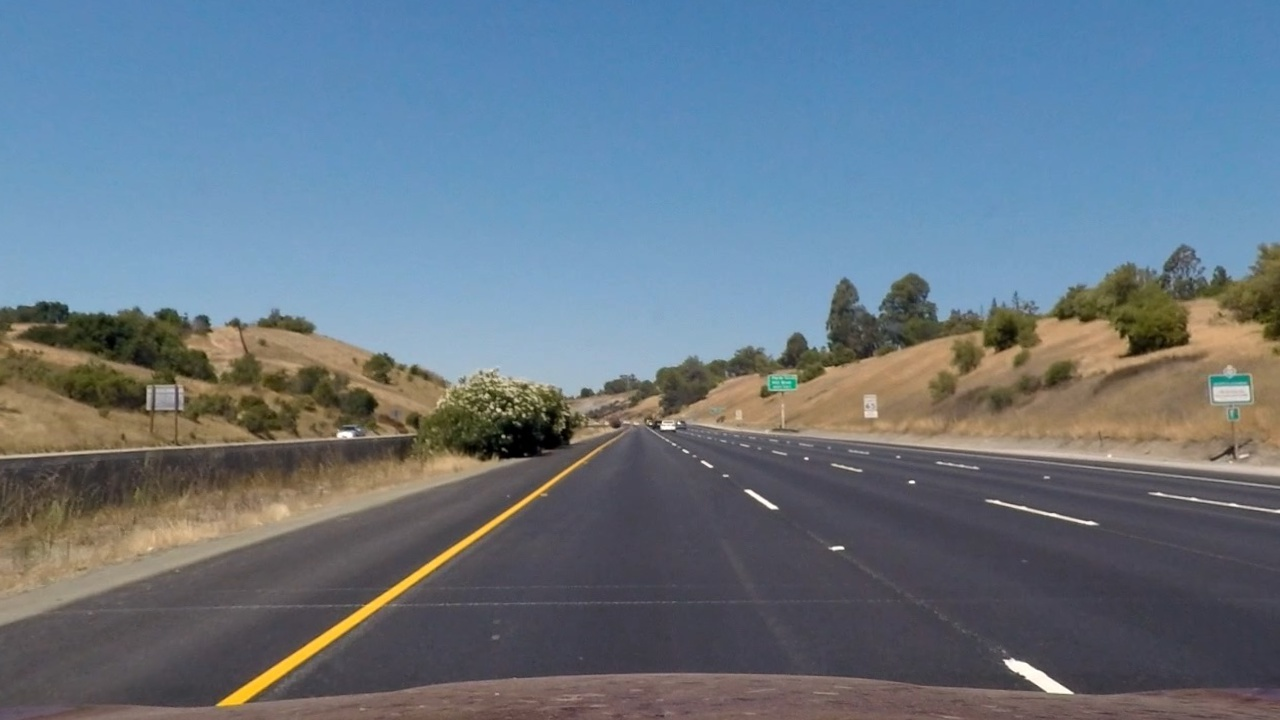
#> input picture output_images/undistorted_images/straight_lines1.jpg, 1280 x 720 px
$ python perspective_transformation.py   (older library calls are emulated)
#> lines starting #> are read from the running program, lines starting #| are printed output that depends on the picture
### helper_functions.py
import os
import cv2
import shutil
import numpy as np

SCREENSIZE = (16, 8.5)
IM_SIZE = (1280, 720)
VARS_PATH = 'output_images/'

CALIB_IMS = 'camera_cal/'
CORNER_IMS = 'output_images/cam_calibration_images/'
CHESS_X = 9
CHESS_Y = 6
TRANS_IMS = 'output_images/perspective_transformation_images/'
STRAIGHT_IMS = ('output_images/undistorted_images/straight_lines1.jpg',
                'output_images/undistorted_images/straight_lines2.jpg')

TEST_IMS = '../test_images/'
UNDIST_IMS = '../output_images/undistorted_images/'

GRAD_THRESH_IMS = '../output_images/gradient_thresholded_images/'
COLOR_THRESH_IMS = '../output_images/color_thresholded_images/'
THRESH_IMS = '../output_images/combined_threshold_images/'

WARPED_IMS = '../output_images/warped_images/'

YM_PER_PIX = 30/720  # meters per pixel in y dimension
XM_PER_PIX = 3.7/700  # meters per pixel in x dimension
DETECT_IMS = '../output_images/lane_detection_images/'


# [11 lines left out: function load_images_as_rgb, not called in this run]


def create_or_rewrite(folder_name):
    if os.path.exists(folder_name):
        shutil.rmtree(folder_name)
    os.makedirs(folder_name)


# [56 lines left out: functions undistort, abs_sobel_threshold, mag_threshold, dir_threshold, not called in this run]


def draw_lines(img, lines, color=[255, 0, 0], thickness=2):
    # Draws `lines` with `color` and `thickness`. Lines are drawn on the image inplace (mutates the image).
    # For semi-transparent lines, think about combining this function with the weighted_img() function below
    for line in lines:
        for x1, y1, x2, y2 in line:
            x1 = round(x1)
            x2 = round(x2)
            y1 = round(y1)
            y2 = round(y2)
            cv2.line(img, (x1, y1), (x2, y2), color, thickness)


# [205 lines left out: functions rgb_select, hls_select, ycrcb_select, lab_select, sliding_windows, window_mask and 6 more, not called in this run]

### perspective_transformation.py
import pickle
import matplotlib.pyplot as plt
from helper_functions import *

create_or_rewrite(TRANS_IMS)                       # create directory for choosing best transformation

########################################################################################################################

ctes = range(100, 190)
for cte in ctes:
    straight1 = cv2.imread(STRAIGHT_IMS[0])
#> straight1 is the input picture: shape (720, 1280, 3); mean B, G, R 131.6, 118.3, 103.6
    straight1 = cv2.cvtColor(straight1, cv2.COLOR_BGR2RGB)
    straight2 = cv2.imread(STRAIGHT_IMS[1])
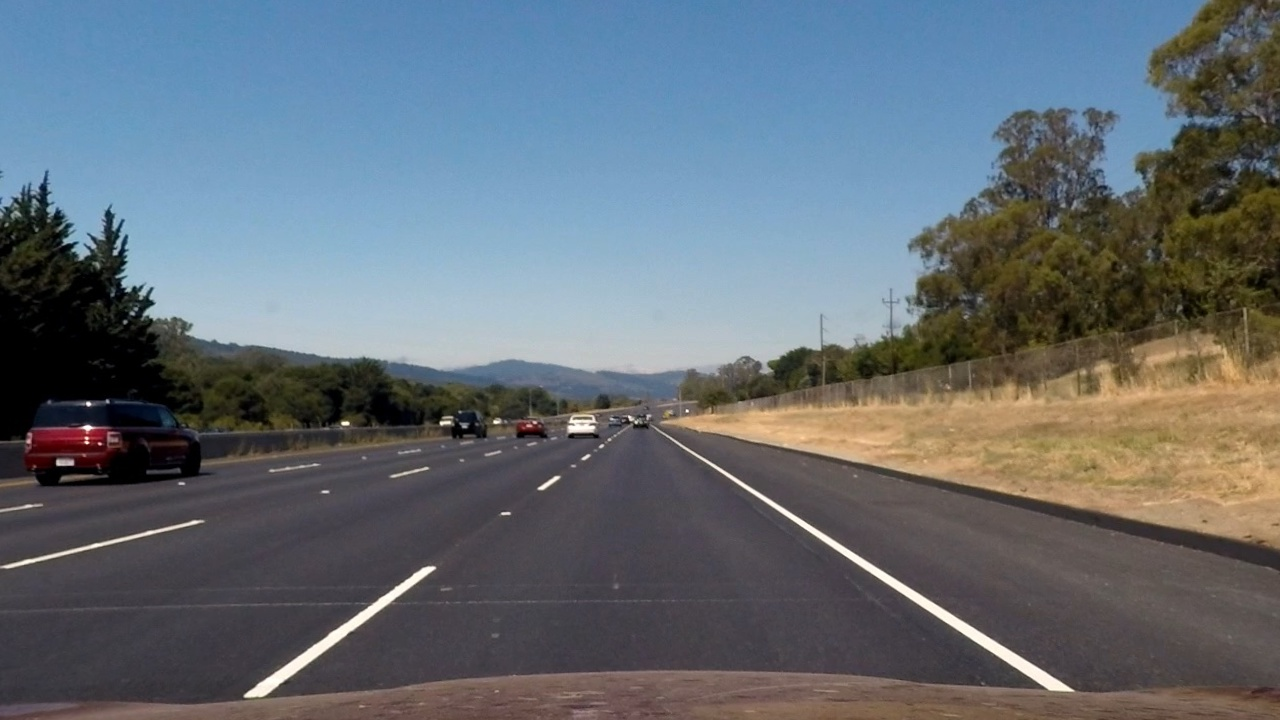
#> input picture output_images/undistorted_images/straight_lines2.jpg, 1280 x 720 px
#> straight2 is the input picture: shape (720, 1280, 3); mean B, G, R 116.7, 109.1, 100.4
    straight2 = cv2.cvtColor(straight2, cv2.COLOR_BGR2RGB)

    roi1 = [[-cte, IM_SIZE[1]], [int(IM_SIZE[0]/2-70), 446], [int(IM_SIZE[0]/2)+70, 446],
            [IM_SIZE[0]+cte, IM_SIZE[1]]]
    offsetx = 100
    offsety = 0
    roi2 = [[offsetx, IM_SIZE[1] - offsety], [offsetx, offsety], [IM_SIZE[0] - offsetx, offsety],
            [IM_SIZE[0] - offsetx, IM_SIZE[1] - offsety]]

    src = np.float32(roi1)
    dst = np.float32(roi2)

    M = cv2.getPerspectiveTransform(src, dst)  # use cv2.getPerspectiveTransform() to get M, the transform matrix
    warped1 = cv2.warpPerspective(straight1, M, IM_SIZE)  # use cv2.warpPerspective to get a top-down view
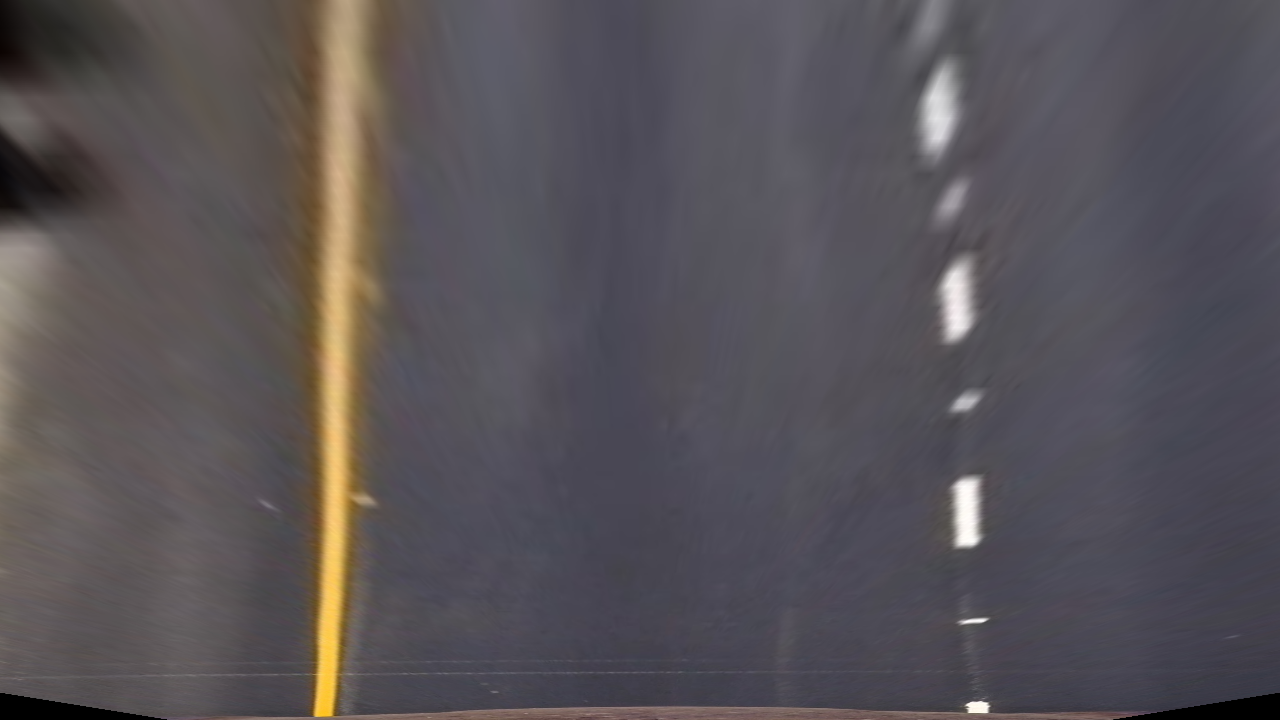
#> warped1: shape (720, 1280, 3); mean R, G, B 87.6, 82.9, 87.2
    warped2 = cv2.warpPerspective(straight2, M, IM_SIZE)  # use cv2.warpPerspective to get a top-down view
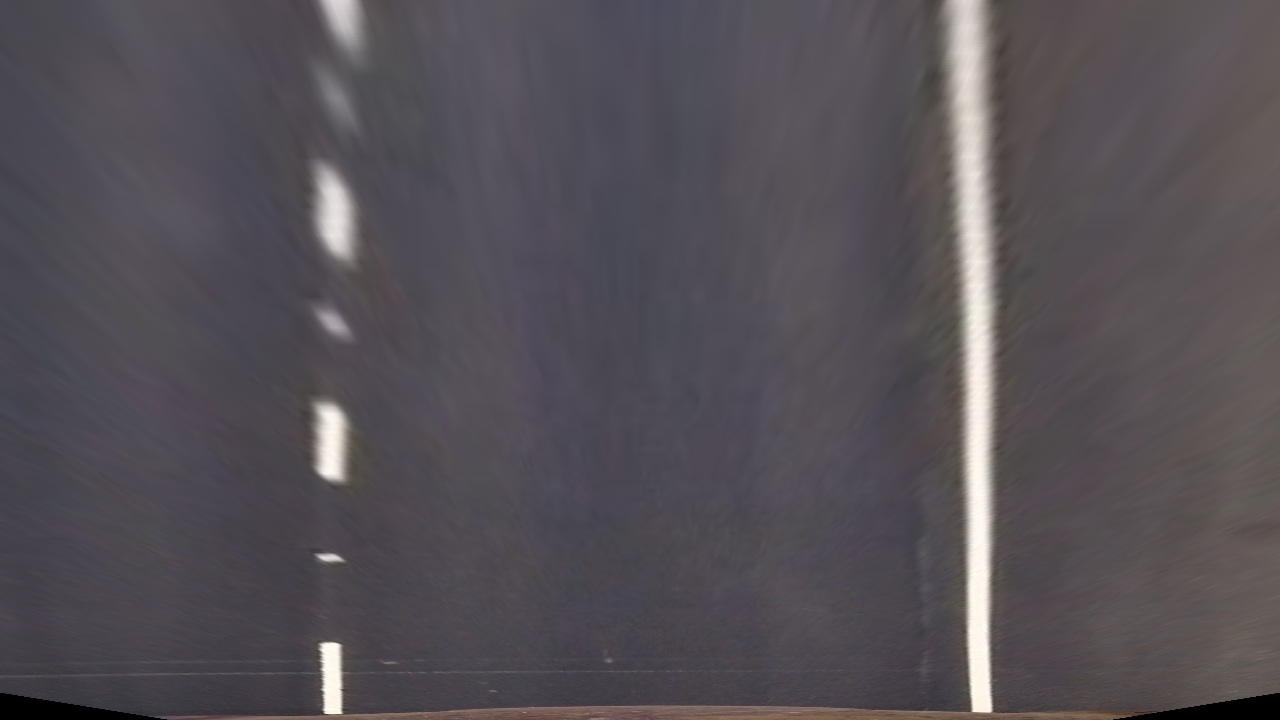
#> warped2: shape (720, 1280, 3); mean R, G, B 85, 80.2, 85.9

    fig, ((ax1, ax2), (ax3, ax4)) = plt.subplots(2, 2, figsize=SCREENSIZE)
    draw_lines(straight1, [[roi1[0] + roi1[1]], [roi1[1] + roi1[2]], [roi1[2] + roi1[3]],
                           [roi1[3] + roi1[0]]], color=[255, 0, 0], thickness=2)
    ax1.imshow(straight1)
    ax1.set_title('Undistorted Image', fontsize=15)
    draw_lines(warped1, [[roi2[0] + roi2[1]], [roi2[1] + roi2[2]], [roi2[2] + roi2[3]],
                         [roi2[3] + roi2[0]]], color=[255, 0, 0], thickness=2)
    ax2.imshow(warped1)
    ax2.set_title('Warped Image', fontsize=15)
    draw_lines(straight2, [[roi1[0] + roi1[1]], [roi1[1] + roi1[2]], [roi1[2] + roi1[3]],
                           [roi1[3] + roi1[0]]], color=[255, 0, 0], thickness=2)
    ax3.imshow(straight2)
    ax3.set_title('Undistorted Image', fontsize=15)
    draw_lines(warped2, [[roi2[0] + roi2[1]], [roi2[1] + roi2[2]], [roi2[2] + roi2[3]],
                         [roi2[3] + roi2[0]]], color=[255, 0, 0], thickness=2)
    ax4.imshow(warped2)
    ax4.set_title('Warped Image', fontsize=15)
    fig.savefig(TRANS_IMS + 'n_' + str(cte) + '_straight_warped.jpg', dpi=None, facecolor='w', edgecolor='w',
                orientation='portrait', papertype=None, format=None, transparent=False, bbox_inches='tight',
                pad_inches=0.1, frameon=None)
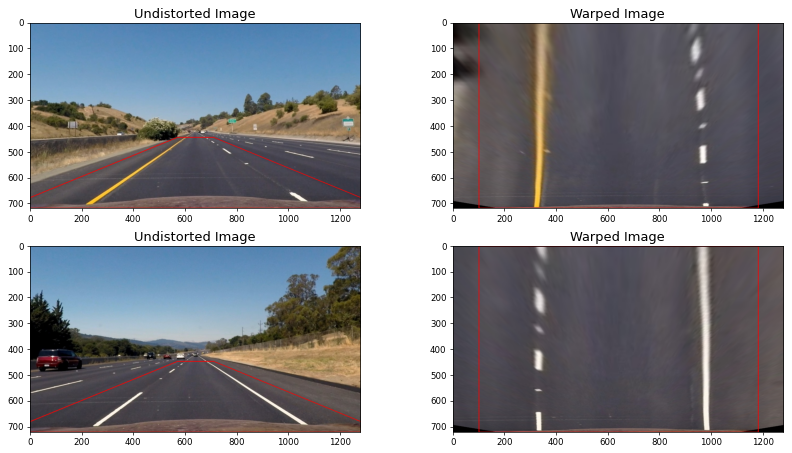
#> figure drawn by matplotlib, 4 panels
#> (the run stopped early here; a loop or call above may not have finished)
